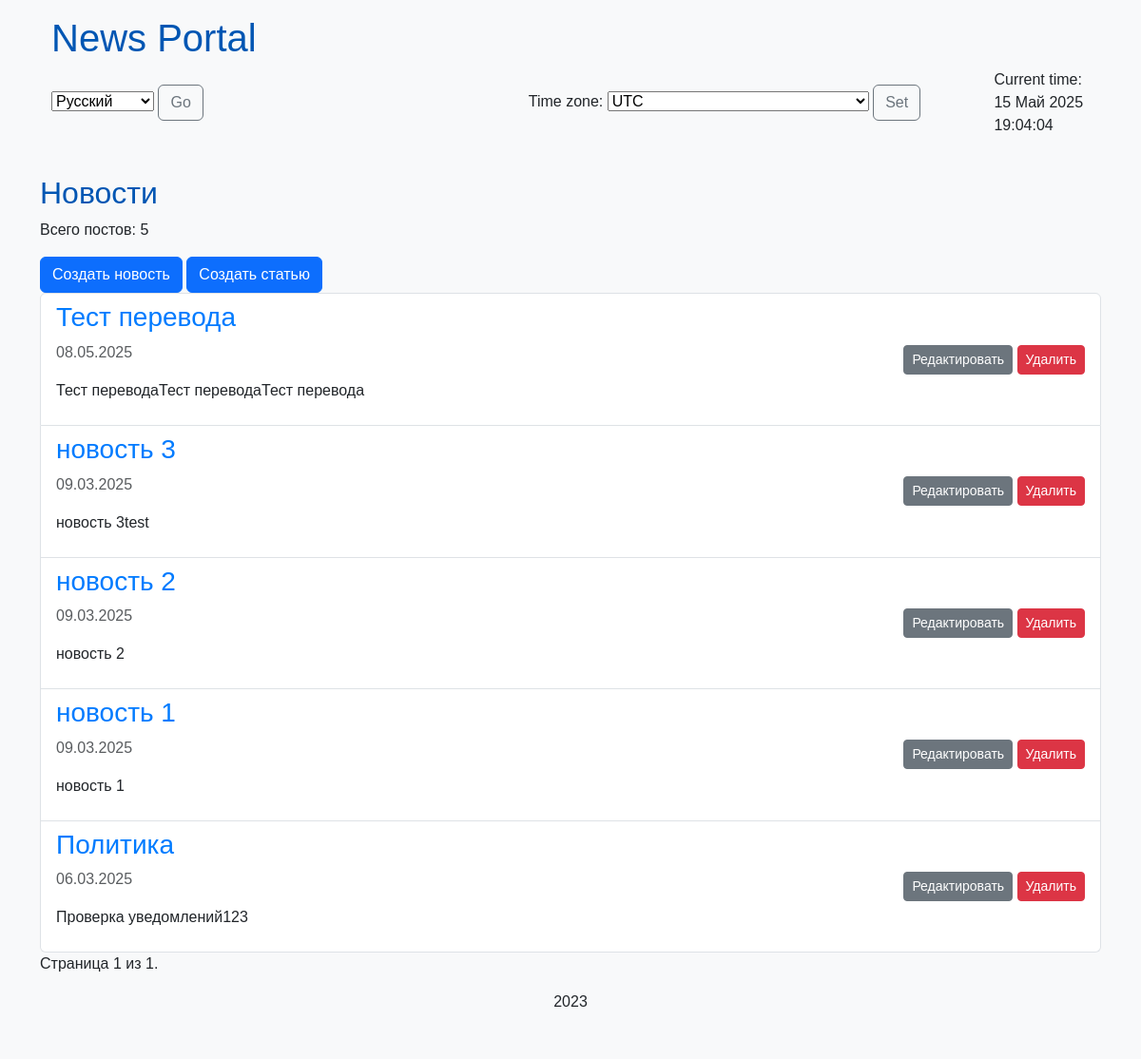
/time_zone/, run on an earlier commit of the app's database.
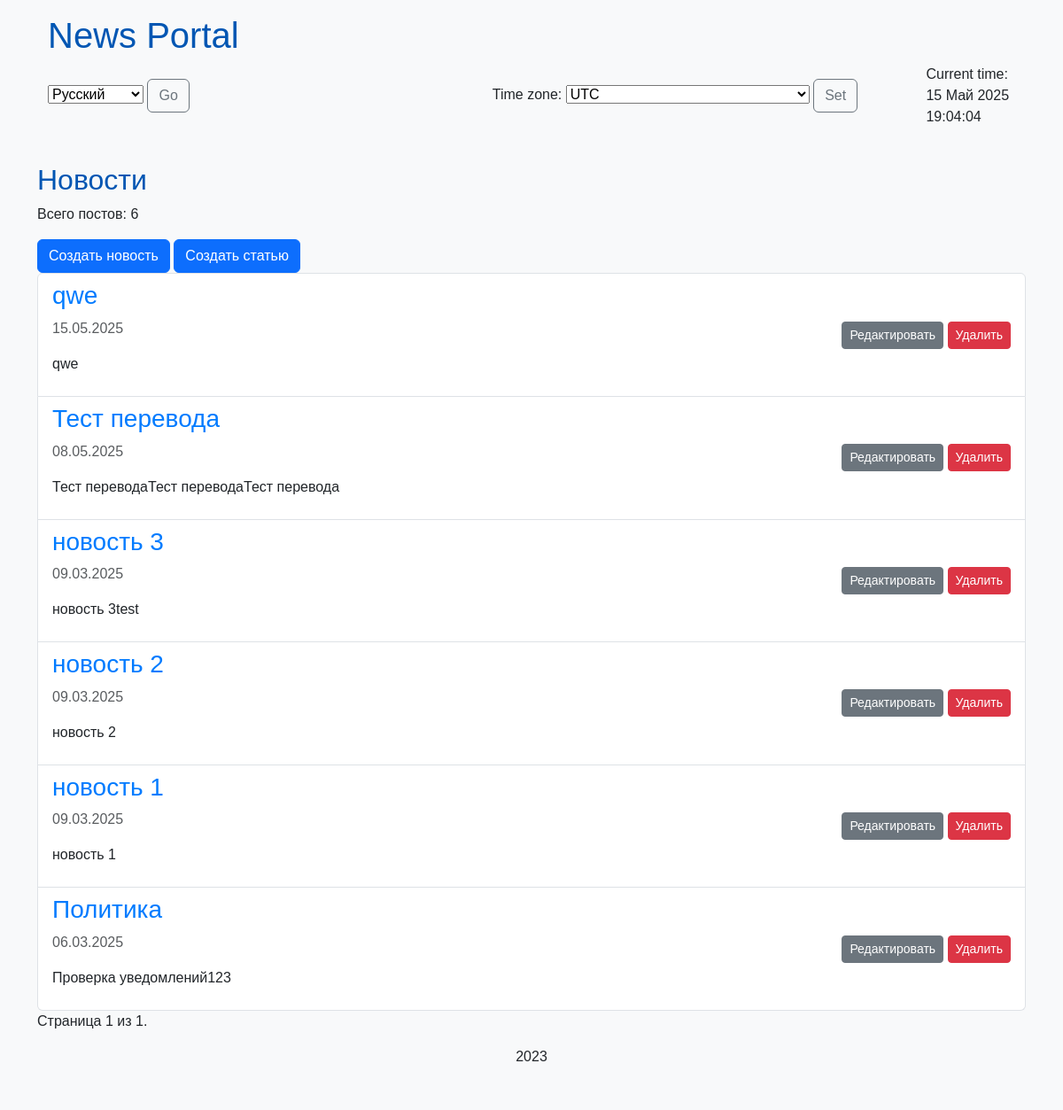
And on a later commit of the database.
### news/models.py (models this page shows, shortened)
class Post(models.Model):
    objects = None
    ARTICLE = 'AR'
    NEWS = 'NW'
    POST_TYPES = [
        (ARTICLE, 'Article'),
        (NEWS, 'News'),
    ]
    author = models.ForeignKey('Author', on_delete=models.CASCADE)
    post_type = models.CharField(max_length=2, choices=POST_TYPES, default=NEWS)
    date_created = models.DateTimeField(auto_now_add=True)
    categories = models.ManyToManyField('Category', through='PostCategory')
    title = models.CharField(max_length=255)
    text = models.TextField()
    rating = models.IntegerField(default=0)

### news/views.py (the view, shortened to what this page needs)
# urls.py: path('time_zone/', views.PostList.as_view(), name='time_zone'),
class PostList(ListView):
    model = Post
    ordering = '-date_created'
    template_name = 'news/post_list.html'  # Убедитесь, что этот шаблон существует
    context_object_name = 'posts'
    paginate_by = 10
    def get_queryset(self):
        queryset = super().get_queryset()
        self.post_type = self.request.GET.get('post_type', 'NW')  # NW как default
        if self.post_type not in ['NW', 'AR']:
            self.post_type = 'NW'  # Validation
        queryset = queryset.filter(post_type=self.post_type)
        return queryset
    def get_context_data(self, **kwargs):
        context = super().get_context_data(**kwargs)
        context['post_type'] = self.post_type
        context['is_news'] = self.post_type == 'NW'
        context['is_article'] = self.post_type == 'AR'
        context['timezones'] = pytz.common_timezones # Добавлено
        context['current_time'] = timezone.now() # Добавлено
        return context

### news/templatetags/custom_filters.py (called while the page is built)
@register.filter(name='censor')
def censor(value):
    censored_words = ['редиска', 'редиска']  # Добавьте больше слов сюда
    value = str(value)
    words = value.split()
    censored_text = []
    for word in words:
        if word in censored_words:
            censored_word = word[0] + '*' * (len(word) - 1)
            censored_text.append(censored_word)
        else:
            censored_text.append(word)
    return ' '.join(censored_text)

### templates/news/post_list.html (shortened to what this page needs)
{% extends 'default.html' %}
{% load custom_filters %}
{% block content %}
    <h2>{% if is_news %}Новости{% else %}Статьи{% endif %}</h2>
    <p>Всего постов: {{ page_obj.paginator.count }}</p>
    <a href="{% url 'news_create' %}" class="btn btn-primary">Создать новость</a>
    <a href="{% url 'articles_create' %}" class="btn btn-primary">Создать статью</a>
    <ul class="list-group">
        {% for post in posts %}
            <li class="list-group-item d-flex justify-content-between align-items-center">
                <div>
                    <h3><a href="{% url 'news_detail' news_id=post.pk %}">{{ post.title|censor }}</a></h3>
                    <p class="text-muted">{{ post.date_created|date:"d.m.Y" }}</p>
                    <p>{{ post.text|censor|truncatewords:20 }}</p>
                </div>
                <div>
                    <a href="{% url 'news_edit' pk=post.pk %}" class="btn btn-sm btn-secondary">Редактировать</a>
                    <a href="{% url 'news_delete' pk=post.pk %}" class="btn btn-sm btn-danger">Удалить</a>
                </div>
            </li>
        {% endfor %}
    </ul>
    <div class="pagination">
        <span class="step-links">
            <span class="current">
                Страница {{ page_obj.number }} из {{ page_obj.paginator.num_pages }}.
            </span>
        </span>
    </div>
{% endblock %}

What changed in the data, as far as the page shows it:
added Post: title|censor "qwe", date_created "15.05.2025", text|censor "qwe"
Also different on the page:
{{ page_obj.paginator.count }}: "5" → "6"
